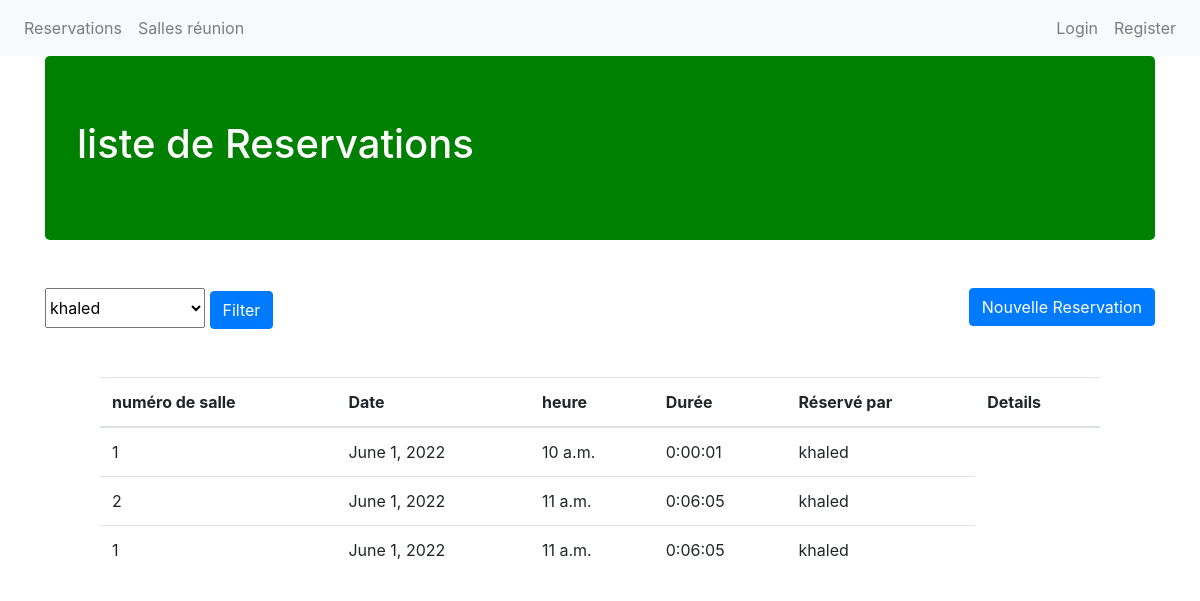
The page / on the database its author committed.
### API/models.py (models this page shows, shortened)
class Reservation(models.Model):
    id: models.AutoField(auto_created=True, primary_key=True)
    reservation_user = models.ForeignKey(User, default=1, null=True,
                                         on_delete=models.SET_NULL)
    numero_salle = models.ForeignKey(
        SalleReunion, on_delete=models.SET_NULL, null=True)
    reservation_date = models.DateField()
    reservation_time = models.TimeField()
    reservation_duration = models.DurationField()

class SalleReunion(models.Model):
    user = models.ForeignKey(User, default=1, null=True,
                             on_delete=models.SET_NULL)
    numero_salle = models.IntegerField(unique=True, blank=False)
    capacity = models.IntegerField(blank=False)
    def __str__(self):
        return str(self.numero_salle)

### reservation/views.py (the view)
# urls.py: path('', reservation_list_view, name='reservation-list'),
def reservation_list_view(request):
    if request.GET.get('user-filter'):
        user_filter = request.GET.get('user-filter')
        queryset = Reservation.objects.filter(reservation_user=user_filter)
    else:
        queryset = Reservation.objects.all()
    user_list = User.objects.all()
    title = "  liste de Reservations"
    template_name = 'reservation/list.html'
    context = {
        'title': title,
        'object_list': queryset,
        'user_list': user_list
    }
    return render(request, template_name, context)

### reservation/templates/reservation/list.html (shortened to what this page needs)
{% extends 'base.html' %}
{% block content %}
    <div class='row my-5 d-flex justify-content-between'>
        <form method='GET' action='.'>
            <select name='user-filter' class='filter-slct'>
            {% for element in user_list %}
            <option name='user-filter' value={{ user.id }}>{{ element.username }}
            {% endfor %}
            </select>
            <input type='submit' class='btn btn-primary' value='Filter'>
        </form>
        <div>
            <a href='create/' class='btn btn-primary'>Nouvelle Reservation</a>
        </div>
    </div>
<div class='content'>
<table class='table'>
    <thead>
    <tr>
        <th scope='col' class='align-middle'>numéro de salle</th>
        <th scope='col' class='align-middle'>Date</th>
        <th scope='col' class='align-middle'>heure</th>
        <th scope='col' class='align-middle'>Durée</th>
        <th scope='col' class='align-middle'>Réservé par</th>
        <th scope='col' class='align-middle'>Details</th>
    </tr>
    </thead>
    <tbody>
        {% for object in object_list %}
            {% include  'reservation/list-inline.html' with reservation=object %}
        {% endfor %}
        {% endblock content %}

### reservation/templates/reservation/list-inline.html (shortened to what this page needs)
    <tr>
        <td>{{ reservation.numero_salle }}</td>
        <td>{{ reservation.reservation_date }}</td>
        <td>{{ reservation.reservation_time }}</td>
        <td>{{ reservation.reservation_duration }}</td>
        <td>{{ reservation.reservation_user }}</td>
    </tr>

### static/css/style.css (style rules this page uses)
.content { margin-right: auto; margin-left: auto; width: 1000px; display: flex; flex-direction: row; flex-wrap: wrap; }
a { color: white; text-decoration: none; background-color: transparent; }
.filter-slct { height: 2.5rem; width: 10rem; }

### rows shown on the page
Reservation: numero_salle "1", reservation_date "June 1, 2022", reservation_time "10 a.m.", reservation_duration "0:00:01", reservation_user "khaled"
Reservation: numero_salle "2", reservation_date "June 1, 2022", reservation_time "11 a.m.", reservation_duration "0:06:05", reservation_user "khaled"
Reservation: numero_salle "1", reservation_date "June 1, 2022", reservation_time "11 a.m.", reservation_duration "0:06:05", reservation_user "khaled"

### other values the page prints
{{ title }} "liste de Reservations"
form field user-filter "khaled"
